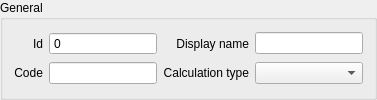
        <widget class="QGroupBox" name="grp_general">
         <property name="title">
          <string>General</string>
         </property>
         <layout class="QGridLayout" name="gridLayout_2">
          <item row="3" column="2">
           <widget class="QLineEdit" name="code">
            <property name="sizePolicy">
             <sizepolicy hsizetype="Expanding" vsizetype="Fixed">
              <horstretch>0</horstretch>
              <verstretch>0</verstretch>
             </sizepolicy>
            </property>
            <property name="clearButtonEnabled">
             <bool>true</bool>
            </property>
           </widget>
          </item>
          <item row="3" column="3">
           <widget class="QLabel" name="label_4">
            <property name="text">
             <string>Calculation type</string>
            </property>
            <property name="alignment">
             <set>Qt::AlignRight|Qt::AlignTrailing|Qt::AlignVCenter</set>
            </property>
           </widget>
          </item>
          <item row="3" column="4">
           <widget class="QComboBox" name="calculation_type">
            <property name="sizePolicy">
             <sizepolicy hsizetype="Expanding" vsizetype="Fixed">
              <horstretch>0</horstretch>
              <verstretch>0</verstretch>
             </sizepolicy>
            </property>
           </widget>
          </item>
          <item row="0" column="2">
           <widget class="QgsSpinBox" name="id">
            <property name="readOnly">
             <bool>true</bool>
            </property>
            <property name="buttonSymbols">
             <enum>QAbstractSpinBox::NoButtons</enum>
            </property>
            <property name="maximum">
             <number>99999999</number>
            </property>
            <property name="showClearButton">
             <bool>true</bool>
            </property>
            <property name="clearValue">
             <bool>true</bool>
            </property>
            <property name="expressionsEnabled">
             <bool>false</bool>
            </property>
           </widget>
          </item>
          <item row="0" column="3">
           <widget class="QLabel" name="label_2">
            <property name="text">
             <string>Display name</string>
            </property>
            <property name="alignment">
             <set>Qt::AlignRight|Qt::AlignTrailing|Qt::AlignVCenter</set>
            </property>
           </widget>
          </item>
          <item row="0" column="4">
           <widget class="QLineEdit" name="display_name">
            <property name="sizePolicy">
             <sizepolicy hsizetype="Expanding" vsizetype="Fixed">
              <horstretch>0</horstretch>
              <verstretch>0</verstretch>
             </sizepolicy>
            </property>
            <property name="clearButtonEnabled">
             <bool>true</bool>
            </property>
           </widget>
          </item>
          <item row="3" column="0">
           <widget class="QLabel" name="label_3">
            <property name="text">
             <string>Code</string>
            </property>
            <property name="alignment">
             <set>Qt::AlignRight|Qt::AlignTrailing|Qt::AlignVCenter</set>
            </property>
           </widget>
          </item>
          <item row="0" column="0">
           <widget class="QLabel" name="label">
            <property name="text">
             <string>Id</string>
            </property>
            <property name="alignment">
             <set>Qt::AlignRight|Qt::AlignTrailing|Qt::AlignVCenter</set>
            </property>
           </widget>
          </item>
         </layout>
        </widget>
